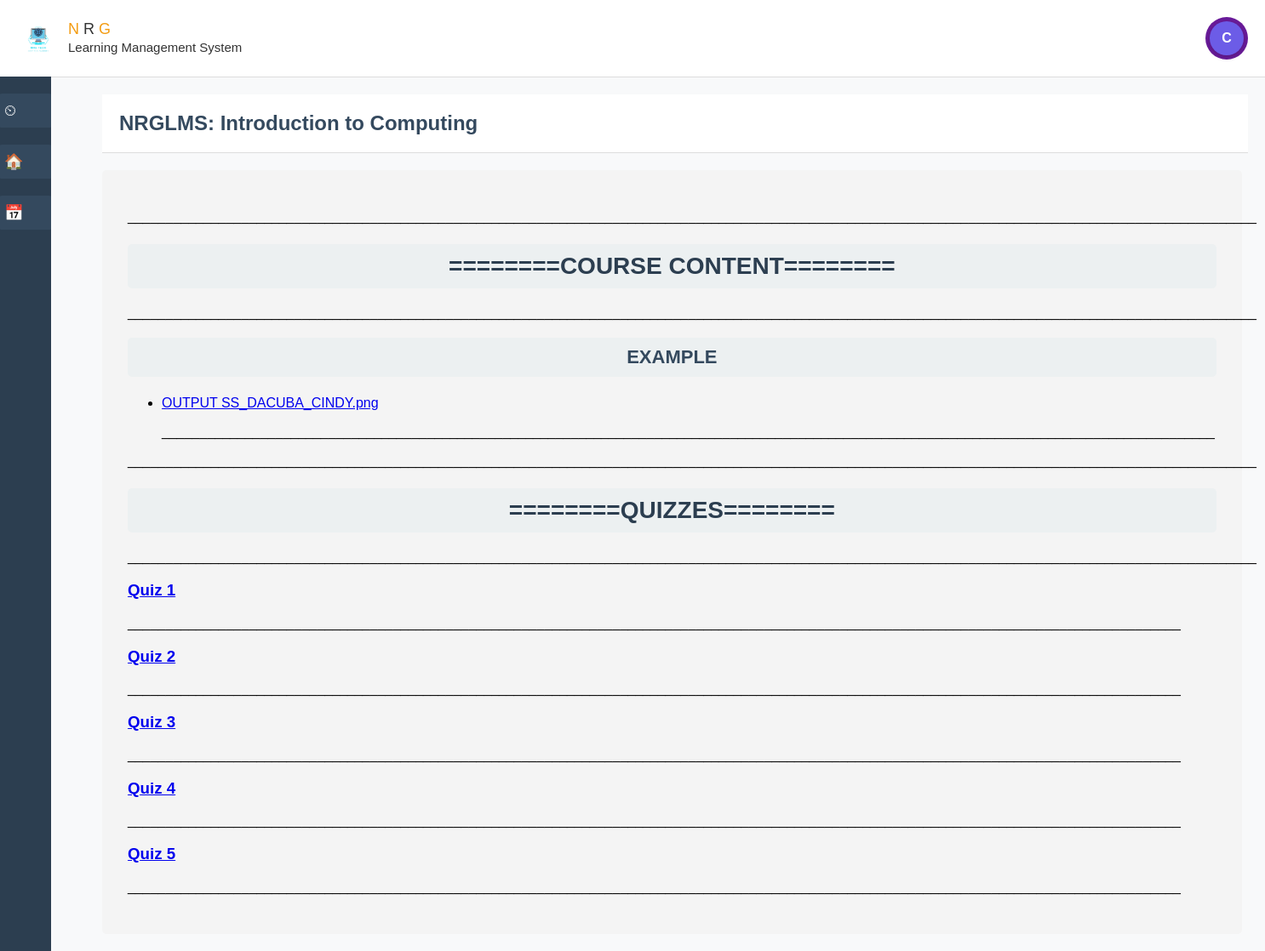
Screenshot of /courses.php?id=1 (signed in) with the database file from the repository.
### tables this page shows
CREATE TABLE `courses` (
  `course_id` int(11) NOT NULL,
  `course_name` varchar(255) NOT NULL,
  `description` text DEFAULT NULL,
  `instructor_id` int(11) DEFAULT NULL,
  `school_year` varchar(20) NOT NULL,
  `course_code` varchar(50) NOT NULL DEFAULT ''
);

CREATE TABLE `coursecontent` (
  `content_id` int(11) NOT NULL,
  `course_id` int(11) DEFAULT NULL,
  `instructor_id` int(11) DEFAULT NULL,
  `file_name` varchar(255) NOT NULL,
  `file_path` varchar(255) NOT NULL,
  `file_type` varchar(50) NOT NULL,
  `uploaded_at` timestamp NOT NULL DEFAULT current_timestamp(),
  `topic_id` int(11) NOT NULL
);

CREATE TABLE `topics` (
  `topic_id` int(11) NOT NULL,
  `course_id` int(11) NOT NULL,
  `topic_name` varchar(255) NOT NULL
);

CREATE TABLE `quizzes` (
  `quiz_id` int(11) NOT NULL,
  `course_id` int(11) DEFAULT NULL,
  `quiz_title` varchar(255) NOT NULL,
  `created_at` timestamp NOT NULL DEFAULT current_timestamp(),
  `total_points` int(11) DEFAULT NULL,
  `passing_score` int(11) DEFAULT NULL
);

### courses.php (the view, shortened to what this page needs)
<?php
include('db.php');
$name = $_SESSION['name'] ?? 'Student';
$user_id = $_SESSION['user_id'];
$first_letter = strtoupper(substr($name, 0, 1));
$course_id = $_GET['id'] ?? 0;
$sql = "SELECT * FROM courses WHERE course_id = ? AND EXISTS (SELECT * FROM enrollments WHERE course_id = ? AND student_id = ?)";
$stmt = $conn->prepare($sql);
$stmt->bind_param("iii", $course_id, $course_id, $user_id);
$stmt->execute();
$course = $stmt->get_result()->fetch_assoc();
$sql = "SELECT c.file_name, c.file_path, c.file_type, t.topic_name
        FROM coursecontent c
        JOIN topics t ON c.topic_id = t.topic_id
        WHERE c.course_id = ?";
$stmt = $conn->prepare($sql);
$stmt->bind_param("i", $course_id);
$stmt->execute();
$content = $stmt->get_result();
?>
<!DOCTYPE html>
<html lang="en">
<head>
    <link rel="stylesheet" href="dashboard/db.css">
</head>
<body>
<header class="header">
    <div class="logo-container">
        <div class="logo">
            <img src="img/log.png" alt="LMS Logo">
            <div class="logo-text">
                <span>N</span> R <span>G</span><br>
                <small>Learning Management System</small>
            </div>
        </div>
    </div>
    <div class="icons">
        <div class="profile">
            <div id="profile-icon" class="profile-icon"><?= $first_letter ?></div>
        </div>
    </div>
</header>
<div class="sidebar">
    <a href="studentdb.php">⏲ <span>Student Dashboard</span></a>
    <a href="site.php">🏠 <span>Site Home</span></a>
    <a href="student_calendar.php">📅 <span>Calendar</span></a>
</div>
<div class="content">
    <div class="header">
        <h1>NRGLMS: <?= htmlspecialchars($course['course_name']) ?></h1>
    </div>
    <div class="container">
        <p>_____________________________________________________________________________________________________________________________________________________</p>
        <h2 class="course-content-title">========Course Content========</h2>
        <p>_____________________________________________________________________________________________________________________________________________________</p>
        <?php
        $current_topic = '';
        while ($row = $content->fetch_assoc()):
            if ($current_topic !== $row['topic_name']):
                $current_topic = $row['topic_name'];
                echo "<h3 class='topic-title'>" . htmlspecialchars($row['topic_name']) . "</h3><ul>";
            endif;
        ?>
        <li>
            <a href="<?= htmlspecialchars($row['file_path']) ?>" target="_blank"><?= htmlspecialchars($row['file_name']) ?></a>
        </li>
        <p>___________________________________________________________________________________________________________________________________________</p>
        <?php endwhile; ?>
        </ul>
<p>_____________________________________________________________________________________________________________________________________________________</p>
<h2 class="course-content-title">========Quizzes========</h2>
<p>_____________________________________________________________________________________________________________________________________________________</p>
<?php
$sql_quizzes = "SELECT * FROM quizzes WHERE course_id = ?";
$stmt_quizzes = $conn->prepare($sql_quizzes);
$stmt_quizzes->bind_param("i", $course_id);
$stmt_quizzes->execute();
$quizzes = $stmt_quizzes->get_result();
if ($quizzes->num_rows > 0) {
    while ($quiz = $quizzes->fetch_assoc()):
        ?>
        <div class="quiz-container">
            <h3 class="quiz-title">
            <a href="take_quiz.php?quiz_id=<?= $quiz['quiz_id'] ?>" class="quiz-title"><?= htmlspecialchars($quiz['quiz_title']) ?></a>
            </h3>
        </div>
        <p>___________________________________________________________________________________________________________________________________________</p>
        <?php
    endwhile;
} else {
    echo "<p>No quizzes available for this course.</p>";
}
?>
    </div>
</div>
</body>
</html>

### dashboard/db.css (style rules this page uses)
body { font-family: Arial, sans-serif; margin: 0; padding: 0; background-color: #f8f9fa; }
.logo-container { display: flex; align-items: center; }
.logo { display: flex; align-items: center; }
.logo img { height: 50px; margin-right: 10px; }
.logo-text { font-size: 18px; color: #333; }
.logo-text span { color: #f39c12; }
.icons { display: flex; align-items: center; }
.profile { position: relative; }
.profile-icon { display: flex; align-items: center; justify-content: center; width: 40px; height: 40px; background-color: #6c5ce7; color: #fff; font-weight: bold; font-size: 16px; border-radius: 50%; cursor: pointer; box-shadow: 0 2px 6px rgba(0, 0, 0, 0.2); }
.sidebar { width: 60px; background-color: #2c3e50; position: fixed; top: 90px; bottom: 0; display: flex; flex-direction: column; align-items: center; padding-top: 20px; transition: all 0.3s ease; overflow: hidden; }
.sidebar a { width: 100%; height: 40px; display: flex; justify-content: start; align-items: center; background-color: #34495e; color: white; border-radius: 8px; margin-bottom: 20px; text-decoration: none; font-size: 18px; padding-left: 10px; position: relative; transition: background-color 0.3s ease; }
.content { margin-left: 100px; padding: 20px; transition: margin-left 0.3s ease; }
.header { background-color: #ffffff; padding: 20px; border-bottom: 1px solid #ddd; display: flex; justify-content: space-between; align-items: center; }
.header h1 { font-size: 24px; margin: 0; color: #34495e; }
.header .profile { background-color: #6a1b9a; color: white; border-radius: 50%; width: 50px; height: 50px; display: flex; justify-content: center; align-items: center; font-size: 20px; }

### courses.php (style rules this page uses)
.container { margin-top: 20px; width: 95%; padding: 30px; background: #f4f4f4; border-radius: 5px; }
h2 { color: #333; text-align: center; padding: 10px; background: #ecf0f1; border-radius: 5px; }
.course-content-title { text-align: center; font-size: 28px; font-weight: bold; color: #2c3e50; text-transform: uppercase; margin-bottom: 20px; padding: 10px; background: #ecf0f1; border-radius: 5px; }
.topic-title { text-align: center; font-size: 22px; font-weight: bold; color: #34495e; margin-top: 20px; padding: 10px; background: #ecf0f1; border-radius: 5px; }

### rows the page displays
courses: course_name "Introduction to Computing"
coursecontent: topic.topic_name "EXAMPLE", file_name "OUTPUT SS_DACUBA_CINDY.png"
quizzes: quiz_title "Quiz 1"
quizzes: quiz_title "Quiz 2"
quizzes: quiz_title "Quiz 3"
quizzes: quiz_title "Quiz 4"
quizzes: quiz_title "Quiz 5"

### other values shown
$first_letter "C"
